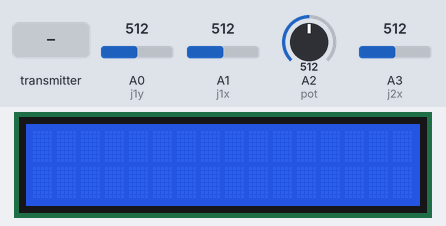
Recording of a sketch running on a simulated Arduino Uno, built with avr-gcc and run on an emulated ATmega328P. On the bench: 16×2 character LCD. The inputs (shaded band) are chosen by the test bench; at power-on: A0 (j1y) = 512, A1 (j1x) = 512, A2 (pot) = 512, A3 (j2x) = 512. No radio packets arrive unless stated.

Above: at 1.3 s.
1.4 s: the transmitter starts sending gps.0 = 0
At 2.4 s:
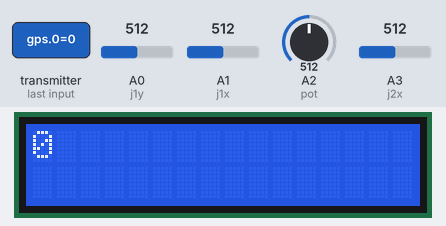
2.9 s: the transmitter starts sending gps.0 = 256
At 3.5 s:
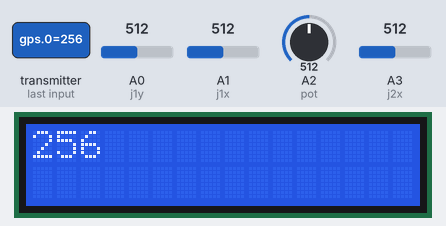
Timing chart, 0 to 5.9 s (numbered marks = the images above; inputs shaded):
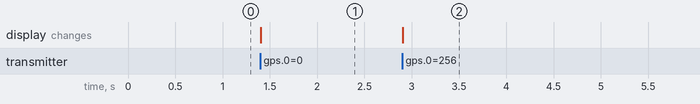

The sketch:

tranciver_rover_command_verici.ino
```cpp
/*
 * 3.3v and gnd use 10 nanofarad condansator and if you want change ce and cns pin
 * NRF24L01  PNA/LNA Arduino uno and Arduino nano connection pin
     ----------------
GND |GND         VCC | 3.3V
7   |CE          CNS | 8    ---------
13  |SCK         MOSI| 11      ANTEN  |
12  |MISO        IRQ |      ---------
     ----------------

* NRF24L01 Arduino uno and Arduino nano connection pin
     ----------------
GND |GND         VCC | 3.3V
7   |CE          CNS | 8    ---
13  |SCK         MOSI| 11     | ANTEN
12  |MISO        IRQ |      ---
     ----------------
*/
//---------------------> Rover verici <-------------------------
#include <SPI.h>
#include <nRF24L01.h>
#include <RF24.h>
#include <Wire.h>
#include <LiquidCrystal_I2C.h>

LiquidCrystal_I2C lcd = LiquidCrystal_I2C(0x27, 16, 2);
RF24 radio(7, 8); // CE, CSN
//const byte address[6] = "00001";
const byte addresses[][6] = {"00001", "00002"};

int pot = A2 ;
int j1x = A1 ;
int j1y = A0 ;
int j2x = A3 ;


int joy1_x;
int joy1_y;
int joy2_x;
int pot_val;

int data[4];
int gps[1];//receive data


void setup() {
  lcd.init();
  lcd.backlight();
  lcd.begin (16, 2);
  Serial.begin(9600);

  radio.begin();
  radio.openWritingPipe(addresses[1]); // 00002
  radio.openReadingPipe(1, addresses[0]); // 00001
  radio.setPALevel(RF24_PA_MIN);
}

void loop() {
    //receive
  delay(1);
  radio.startListening();
  if (radio.available()){;
  radio.read(&gps, sizeof(gps));
  lcd.setCursor(0, 0);
  lcd.print(gps[0]);
  lcd.print("   ");
  }
  //send
  delay(1);
  radio.stopListening();
  joy1_x = analogRead(j1x);
  joy1_y = analogRead(j1y);
  joy2_x = analogRead(j2x);

  pot_val = analogRead(pot);
  pot_val = map(pot_val,0,1023,0,180);

  data[0] = joy1_x; //orta deger = 515
  data[1] = joy1_y; //orta deger = 513
  data[2] = joy2_x; //orta deger = 572
  data[3] = pot_val;

  radio.write(&data, sizeof(data));

}
```

Measured:
- after the input at 1.4 s, the display: changes at once (image 1)
- after the input at 2.9 s, the display: changes at once (image 2)
